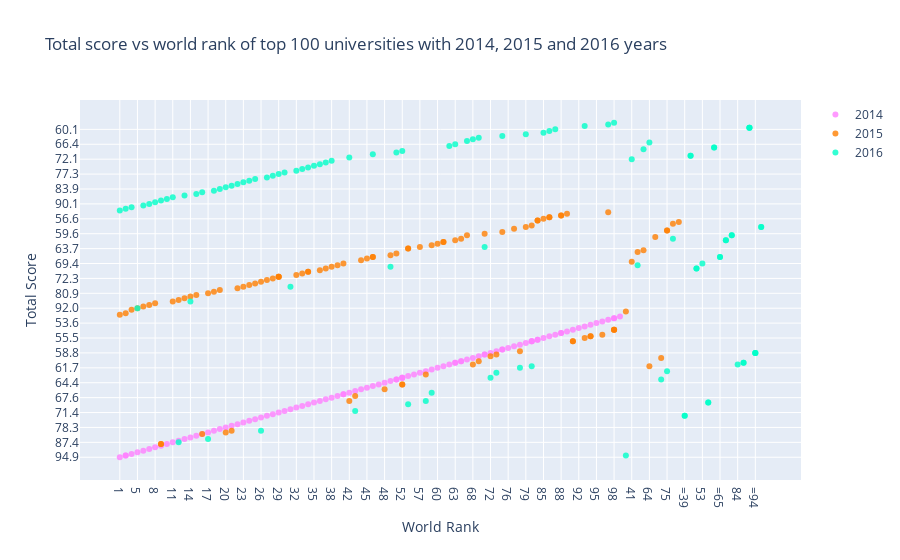

The notebook cell this image was saved under:
### Code cell
trace1 =go.Scatter( 
                    x = df2014.world_rank, 
                    y = df2014.total_score,  
                    mode = "markers",      
                    name = "2014",        
                    marker = dict(color = 'rgba(255, 128, 255, 0.8)'), 
                    text= df2014.university_name) 


trace2 =go.Scatter(
                    x = df2015.world_rank, 
                    y = df2015.total_score,  
                    mode = "markers",      
                    name = "2015",         
                    marker = dict(color = 'rgba(255, 128, 2, 0.8)'), 
                    text= df2015.university_name) 


trace3 =go.Scatter(
                    x = df2016.world_rank, 
                    y = df2016.total_score,  
                    mode = "markers",     
                    name = "2016",         #trace'in adı verilir.
                    marker = dict(color = 'rgba(0, 255, 200, 0.8)'),  #renk ve saydamlık verilir.
                    text= df2016.university_name)  #bir değerin üzerine gelindiğinde üniversite adı gözükür.

data = [trace1, trace2, trace3]  #trace1, trace2 ve trace3 data değişkenine liste olarak atanır.

layout = dict(title = 'Total score vs world rank of top 100 universities with 2014, 2015 and 2016 years',
              xaxis= dict(title= 'World Rank',ticklen= 5,zeroline= False),
              yaxis= dict(title= 'Total Score',ticklen= 5,zeroline= False)  #başlık, x ve y ekseninin bilgisi dictionary olarak layout değişkenine atanır.
             )
fig = dict(data = data, layout = layout)  #data parametresine data değişkeni, layout parametresine layout değişkeni atanarak figür oluşturulur.

iplot(fig)

### Figure 1 — Plotly figure (JSON) as saved in the notebook; plotly's stock layout.template omitted (floating-point values rounded to 4 significant figures)
{"data": [{"marker": {"color": "rgba(255, 128, 255, 0.8)"}, "mode": "markers", "name": "2014", "text": ["California Institute of Technology", "Harvard University", "University of Oxford", "Stanford University", "Massachusetts Institute of Technology", "Princeton University", "University of Cambridge", "University of California, Berkeley", "University of Chicago", "Imperial College London", "Yale University", "University of California, Los Angeles", "Columbia University", "ETH Zurich – Swiss Federal Institute of Technology Zurich", "Johns Hopkins University", "University of Pennsylvania", "Duke University", "University of Michigan", "Cornell University", "University of Toronto", "University College London", "Northwestern University", "University of Tokyo", "Carnegie Mellon University", "University of Washington", "National University of Singapore", "University of Texas at Austin", "Georgia Institute of Technology", "University of Illinois at Urbana-Champaign", "University of Wisconsin-Madison", "University of British Columbia", "London School of Economics and Political Science", "University of California, Santa Barbara", "University of Melbourne", "McGill University", "Karolinska Institute", "École Polytechnique Fédérale de Lausanne", "King’s College London", "University of Edinburgh", "New York University", "University of California, San Diego", "Washington University in St Louis", "University of Hong Kong", "Seoul National University", "Peking University", "University of Minnesota", "University of North Carolina at Chapel Hill", "Australian National University", "Pennsylvania State University", "Boston University", "Tsinghua University", "Brown University", "Kyoto University", "University of California, Davis", "LMU Munich", "Korea Advanced Institute of Science and Technology (KAIST)", "Hong Kong University of Science and Technology", "University of Manchester", "Ohio State University", "Pohang University of Science and Technology", "KU Leuven", "Purdue University", "The University of Queensland", "University of Göttingen", "Rice University", "École Normale Supérieure", "Leiden University", "Heidelberg University", "Delft University of Technology", "University of Southern California", "École Polytechnique", "University of Sydney", "Erasmus University Rotterdam", "University of Basel", "Utrecht University", "Nanyang Technological University", "Wageningen University and Research Center", "University of Pittsburgh", "University of Bristol", "Durham University", "Emory University", "Tufts University", "Michigan State University", "University of Amsterdam", "Ghent University", "Free University of Berlin", "Technical University of Munich", "Case Western Reserve University", "Vanderbilt University", "University of Notre Dame", "Monash University", "McMaster University", "University of California, Irvine", "Humboldt University of Berlin", "University of Rochester", "Pierre and Marie Curie University", "University of Colorado Boulder", "Maastricht University", "University of Groningen", "University of Helsinki"], "type": "scatter", "x": ["1", "2", "2", "4", "5", "6", "7", "8", "9", "10", "11", "12", "13", "14", "15", "16", "17", "18", "19", "20", "21", "22", "23", "24", "25", "26", "27", "28", "29", "30", "31", "32", "33", "34", "35", "36", "37", "38", "39", "40", "40", "42", "43", "44", "45", "46", "47", "48", "49", "50", "50", "52", "52", "52", "55", "56", "57", "58", "59", "60", "61", "62", "63", "63", "65", "65", "67", "68", "69", "70", "70", "72", "73", "74", "74", "76", "77", "78", "79", "80", "80", "80", "83", "83", "85", "86", "87", "88", "88", "90", "91", "92", "93", "94", "95", "96", "97", "98", "98", "100"], "y": ["94.9", "93.9", "93.9", "93.8", "93.0", "92.7", "92.3", "89.8", "87.8", "87.5", "87.4", "86.3", "85.2", "84.5", "83.7", "81.0", "79.3", "79.2", "79.1", "78.3", "77.6", "77.1", "76.4", "76.0", "73.4", "72.4", "72.2", "71.6", "71.4", "71.1", "70.8", "69.8", "68.4", "68.2", "68.1", "67.8", "67.7", "67.6", "67.5", "67.4", "67.4", "67.2", "65.3", "65.2", "65.0", "64.9", "64.5", "64.4", "64.2", "63.5", "63.5", "63.2", "63.2", "63.2", "63.1", "62.9", "62.5", "62.3", "62.0", "61.7", "61.3", "60.7", "59.9", "59.9", "59.8", "59.8", "59.4", "59.2", "59.1", "59.0", "59.0", "58.8", "58.1", "57.7", "57.7", "57.2", "56.8", "56.7", "56.3", "56.1", "56.1", "56.1", "55.9", "55.9", "55.5", "55.3", "55.2", "55.0", "55.0", "54.7", "54.6", "54.5", "54.1", "53.8", "53.6", "53.5", "53.4", "52.9", "52.9", "52.6"]}, {"marker": {"color": "rgba(255, 128, 2, 0.8)"}, "mode": "markers", "name": "2015", "text": ["California Institute of Technology", "Harvard University", "University of Oxford", "Stanford University", "University of Cambridge", "Massachusetts Institute of Technology", "Princeton University", "University of California, Berkeley", "Imperial College London", "Yale University", "University of Chicago", "University of California, Los Angeles", "ETH Zurich – Swiss Federal Institute of Technology Zurich", "Columbia University", "Johns Hopkins University", "University of Pennsylvania", "University of Michigan", "Duke University", "Cornell University", "University of Toronto", "Northwestern University", "University College London", "University of Tokyo", "Carnegie Mellon University", "National University of Singapore", "University of Washington", "Georgia Institute of Technology", "University of Texas at Austin", "LMU Munich", "University of Illinois at Urbana-Champaign", "University of Wisconsin-Madison", "University of British Columbia", "University of Melbourne", "London School of Economics and Political Science", "École Polytechnique Fédérale de Lausanne", "University of Edinburgh", "University of California, Santa Barbara", "New York University", "McGill University", "King’s College London", "University of California, San Diego", "Washington University in St Louis", "University of Hong Kong", "Karolinska Institute", "Australian National University", "University of Minnesota", "University of North Carolina at Chapel Hill", "Peking University", "Tsinghua University", "Seoul National University", "Hong Kong University of Science and Technology", "Korea Advanced Institute of Science and Technology (KAIST)", "University of Manchester", "Brown University", "KU Leuven", "University of California, Davis", "Boston University", "Pennsylvania State University", "Kyoto University", "University of Sydney", "Nanyang Technological University", "École Polytechnique", "Scuola Normale Superiore di Pisa", "Leiden University", "The University of Queensland", "Pohang University of Science and Technology", "University of Göttingen", "Ohio State University", "Rice University", "Heidelberg University", "Delft University of Technology", "Erasmus University Rotterdam", "Wageningen University and Research Center", "University of Bristol", "University of Basel", "University of Southern California", "University of Amsterdam", "École Normale Supérieure", "Utrecht University", "Humboldt University of Berlin", "Free University of Berlin", "Michigan State University", "Durham University", "Monash University", "Middle East Technical University", "University of Arizona", "University of Notre Dame", "Tufts University", "University of California, Irvine", "Ghent University", "University of Massachusetts", "University of Pittsburgh", "Emory University", "McMaster University", "University of Glasgow", "Vanderbilt University", "University of Colorado Boulder", "Stockholm University", "Technical University of Munich", "Uppsala University"], "type": "scatter", "x": ["1", "2", "3", "4", "5", "6", "7", "8", "9", "9", "11", "12", "13", "14", "15", "16", "17", "18", "19", "20", "21", "22", "23", "24", "25", "26", "27", "28", "29", "29", "29", "32", "33", "34", "34", "36", "37", "38", "39", "40", "41", "42", "43", "44", "45", "46", "46", "48", "49", "50", "51", "52", "52", "54", "55", "55", "57", "58", "59", "60", "61", "61", "63", "64", "65", "66", "67", "68", "69", "70", "71", "72", "73", "74", "75", "75", "77", "78", "79", "80", "81", "82", "83", "83", "85", "86", "86", "88", "88", "90", "91", "91", "93", "94", "94", "96", "97", "98", "98", "98"], "y": ["94.3", "93.3", "93.2", "92.9", "92.0", "91.9", "90.9", "89.5", "87.5", "87.5", "87.1", "85.5", "84.6", "84.4", "83.0", "81.0", "80.9", "79.9", "79.4", "79.3", "79.2", "78.7", "76.1", "74.3", "73.3", "73.2", "72.8", "72.3", "71.9", "71.9", "71.9", "71.8", "71.2", "70.9", "70.9", "70.4", "70.0", "69.9", "69.6", "69.4", "68.6", "67.8", "67.5", "66.8", "66.5", "65.9", "65.9", "65.2", "65.1", "64.8", "64.7", "64.5", "64.5", "64.1", "63.7", "63.7", "63.6", "62.9", "62.8", "62.7", "62.2", "62.2", "61.9", "61.3", "61.2", "61.1", "61.0", "60.7", "59.8", "59.6", "59.2", "59.1", "59.0", "58.9", "58.4", "58.4", "58.2", "58.1", "58.0", "57.9", "57.6", "57.3", "56.9", "56.9", "56.6", "56.5", "56.5", "56.4", "56.4", "56.2", "56.1", "56.1", "55.5", "55.3", "55.3", "55.2", "55.1", "54.6", "54.6", "54.6"]}, {"marker": {"color": "rgba(0, 255, 200, 0.8)"}, "mode": "markers", "name": "2016", "text": ["California Institute of Technology", "University of Oxford", "Stanford University", "University of Cambridge", "Massachusetts Institute of Technology", "Harvard University", "Princeton University", "Imperial College London", "ETH Zurich – Swiss Federal Institute of Technology Zurich", "University of Chicago", "Johns Hopkins University", "Yale University", "University of California, Berkeley", "University College London", "Columbia University", "University of California, Los Angeles", "University of Pennsylvania", "Cornell University", "University of Toronto", "Duke University", "University of Michigan", "Carnegie Mellon University", "London School of Economics and Political Science", "University of Edinburgh", "Northwestern University", "National University of Singapore", "King’s College London", "Karolinska Institute", "LMU Munich", "New York University", "École Polytechnique Fédérale de Lausanne", "University of Washington", "University of Melbourne", "University of British Columbia", "KU Leuven", "University of Illinois at Urbana-Champaign", "Heidelberg University", "McGill University", "University of California, San Diego", "University of California, Santa Barbara", "Georgia Institute of Technology", "Peking University", "University of Tokyo", "University of California, Davis", "University of Hong Kong", "University of Texas at Austin", "Tsinghua University", "Wageningen University and Research Center", "Humboldt University of Berlin", "University of Wisconsin-Madison", "Brown University", "Australian National University", "Technical University of Munich", "École Normale Supérieure", "Nanyang Technological University", "University of Manchester", "University of Sydney", "University of Amsterdam", "Hong Kong University of Science and Technology", "The University of Queensland", "Washington University in St Louis", "Utrecht University", "University of North Carolina at Chapel Hill", "Boston University", "Delft University of Technology", "University of Minnesota", "Leiden University", "University of Southern California", "University of Bristol", "Durham University", "Erasmus University Rotterdam", "Free University of Berlin", "Monash University", "University of Groningen", "Pennsylvania State University", "University of Glasgow", "University of Helsinki", "University of Tübingen", "University of Pittsburgh", "University of Warwick", "Uppsala University", "University of Copenhagen", "University of New South Wales", "University of Freiburg", "Seoul National University", "University of St Andrews", "Vanderbilt University", "Kyoto University", "Maastricht University", "Emory University", "Lund University", "Ohio State University", "University of Exeter", "University of Bonn", "Georgetown University", "McMaster University", "University of Sheffield", "Queen Mary University of London", "University of Göttingen", "Michigan State University"], "type": "scatter", "x": ["1", "2", "3", "4", "5", "6", "7", "8", "9", "10", "11", "12", "13", "14", "15", "16", "17", "18", "19", "20", "21", "22", "23", "24", "25", "26", "27", "28", "29", "30", "31", "32", "33", "34", "35", "36", "37", "38", "=39", "=39", "41", "42", "43", "=44", "=44", "46", "=47", "=47", "49", "50", "51", "52", "53", "54", "55", "=56", "=56", "58", "59", "=60", "=60", "62", "63", "64", "=65", "=65", "67", "68", "69", "70", "71", "72", "73", "74", "75", "=76", "=76", "78", "79", "80", "81", "=82", "=82", "84", "85", "86", "87", "=88", "=88", "=90", "=90", "=90", "93", "=94", "=94", "=94", "97", "98", "=99", "=99"], "y": ["95.2", "94.2", "93.9", "92.8", "92.0", "91.6", "90.1", "89.1", "88.3", "87.9", "87.6", "87.4", "87.2", "87.1", "86.1", "85.8", "85.2", "84.0", "83.9", "82.7", "82.4", "82.3", "81.3", "80.3", "79.5", "79.2", "78.2", "77.5", "77.3", "77.2", "76.1", "75.6", "75.4", "75.3", "74.8", "74.5", "74.4", "72.6", "72.2", "72.2", "72.1", "72.0", "71.1", "71.0", "71.0", "70.3", "70.0", "70.0", "69.9", "69.7", "69.6", "69.5", "69.4", "69.0", "68.2", "68.1", "68.1", "67.8", "67.2", "67.0", "67.0", "66.6", "66.4", "66.1", "65.9", "65.9", "65.7", "65.5", "64.3", "63.6", "63.5", "63.2", "62.5", "62.4", "62.3", "61.9", "61.9", "61.7", "61.5", "61.3", "61.2", "61.0", "61.0", "60.7", "60.5", "60.4", "60.1", "59.9", "59.9", "59.7", "59.7", "59.7", "59.5", "58.8", "58.8", "58.8", "58.6", "58.5", "58.0", "58.0"]}], "layout": {"autosize": true, "title": {"text": "Total score vs world rank of top 100 universities with 2014, 2015 and 2016 years"}, "xaxis": {"autorange": true, "range": [-6.454, 115.5], "ticklen": 5, "title": {"text": "World Rank"}, "type": "category", "zeroline": false}, "yaxis": {"autorange": true, "range": [-16.67, 218.7], "ticklen": 5, "title": {"text": "Total Score"}, "type": "category", "zeroline": false}}}
